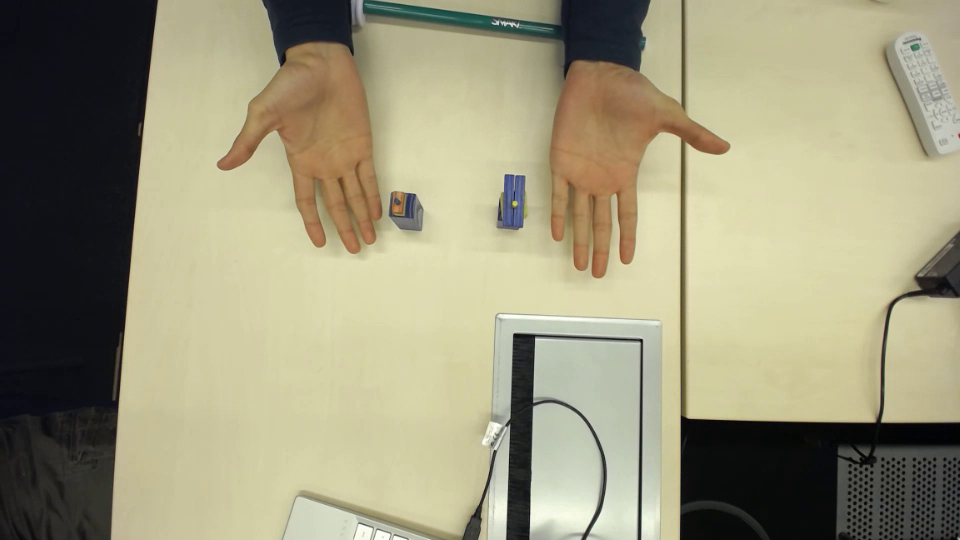
#> input picture hands-image.png, 960 x 540 px
$ python index.py
#> lines starting #> are read from the running program, lines starting #| are printed output that depends on the picture; after the words box and inside, x2 and y2 are one past the last pixel; in counts of white or black regions, pixels touching at a corner belong together
import cv2
import numpy as np
import imutils

frame = cv2.imread('hands-image.png')
#> frame is the input picture: shape (540, 960, 3); mean B, G, R 123.5, 151.1, 155.6
converted = cv2.cvtColor(frame, cv2.COLOR_BGR2HSV)
#> converted: shape (540, 960, 3); mean H, S, V 41.5, 58.1, 157.3

cv2.imshow('read-frame', frame)
cv2.imshow('hsv-converted-frame', converted)

lower_bound = np.array([0, 100, 70])
upper_bound = np.array([20, 150, 200])
skinMask = cv2.inRange(converted, lower_bound, upper_bound)
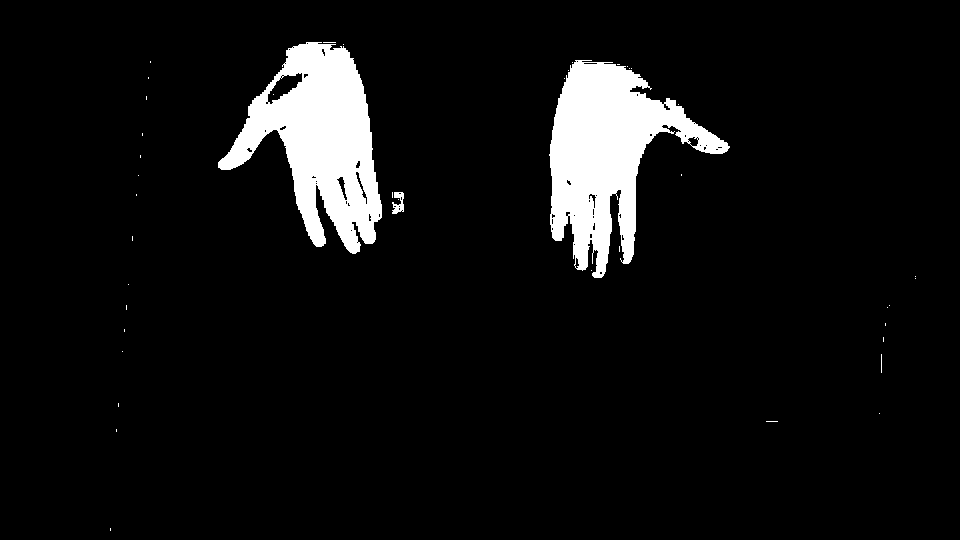
#> skinMask: shape (540, 960); 6.8% white; 43 white regions (40 under 20 px), largest, box (x1, y1, x2, y2) and area: (549, 60, 730, 278) 17653, (218, 42, 382, 254) 17149, (392, 192, 404, 214) 162
cv2.imshow('skin_mask_frame', skinMask)

cv2.waitKey(0)
